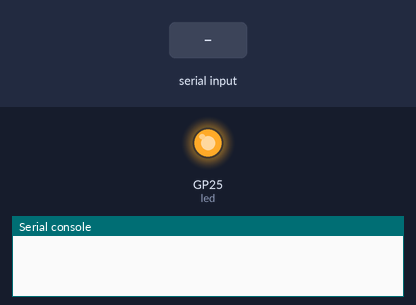
The program below on a simulated Raspberry Pi Pico running MicroPython. Shown: output pins drawn as LEDs (lit = HIGH), the last lines printed to the serial console. The inputs (shaded band) are chosen by the test bench.

Above: at 2.2 s.
2.3 s: "0" typed at the serial console, then Enter
At 3.5 s:
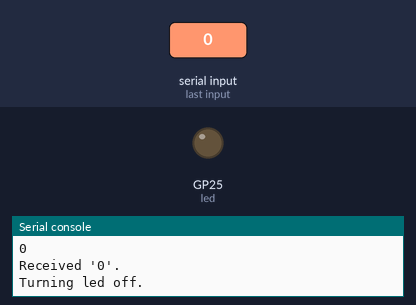
3.8 s: "1" typed at the serial console, then Enter
At 4.6 s:
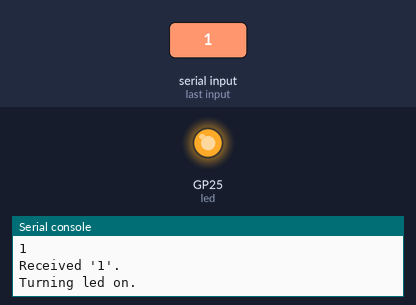
Timing chart, 0 to 6.8 s (numbered marks = the images above; inputs shaded):
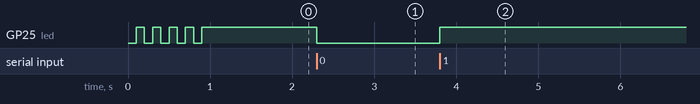

The program:

main.py
```python
from machine import Pin, ADC
import time

# Use on-board led and temperature sensor
led = Pin("LED", Pin.OUT)
temp_sensor = ADC(4)  # Internal temperature sensor on ADC4

# Blink led to confirm successful flashing
for _ in range(5):
    led(0)
    time.sleep(.1)
    led(1)
    time.sleep(.1)

def read_temperature():
    # Read voltage from temperature sensor
    voltage = temp_sensor.read_u16() * (3.3 / 65535)
    # Calculate temperature using the provided formula
    temperature = 27 - (voltage - 0.706) / 0.001721
    return round(temperature, 1)

# Wait for data from the connection
while True:
    data = input()

    print("Received '" + data + "'.")
    if data == '0':
        print("Turning led off.")
        led(0)
    elif data == '1':
        print("Turning led on.")
        led(1)
    elif data == 't':
        temp = read_temperature()
        print(f"Temperature: {temp}°C")
    else:
        print("Unknown command.")
```

Measured:
- after the input at 2.3 s, GP25 (led): HIGH → LOW at once
- after the input at 3.8 s, GP25 (led): LOW → HIGH at once
